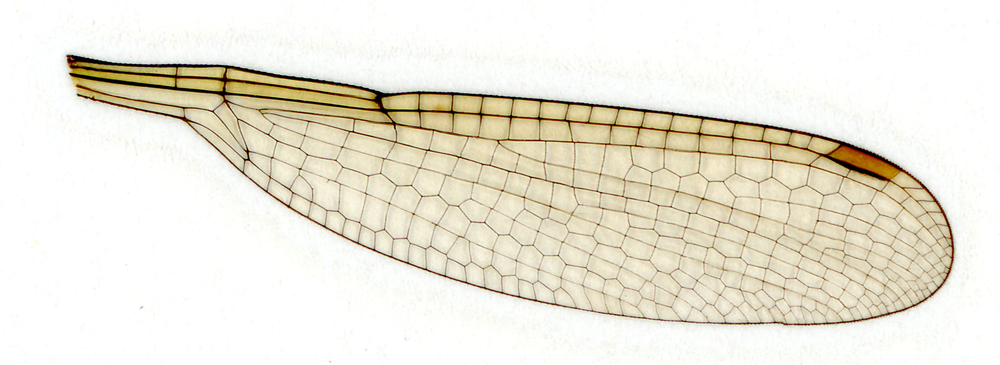
#> input picture input_images/type1/Lestes sponsa France 1-12 FL .png, 1000 x 365 px, shrunk from 2936 x 1072 before the run, found by its file name; its folder holds only this picture in this run
$ python clearall.py
#> lines starting #> are read from the running program, lines starting #| are printed output that depends on the picture
#> further down, img is the input picture: shape (365, 1000, 3); mean B, G, R 218.1, 231.6, 235.8
import cv2
import os

input_folders = ['type1', 'type2']

def process_wing_structure(img):
    """Обробка зображення: виділення жилок"""
    gray = cv2.cvtColor(img, cv2.COLOR_BGR2GRAY)
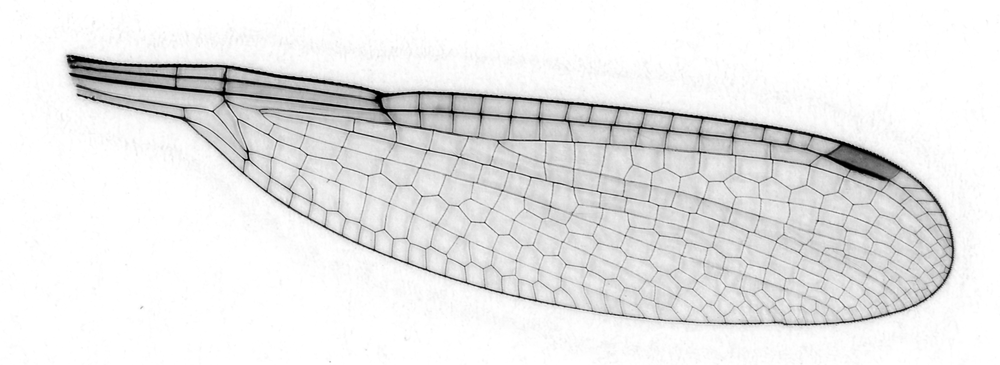
#> gray: shape (365, 1000); min 0, max 255, mean 231.3

    thresh = cv2.adaptiveThreshold(
        gray, 255, cv2.ADAPTIVE_THRESH_GAUSSIAN_C,
        cv2.THRESH_BINARY_INV, 25, 5
    )
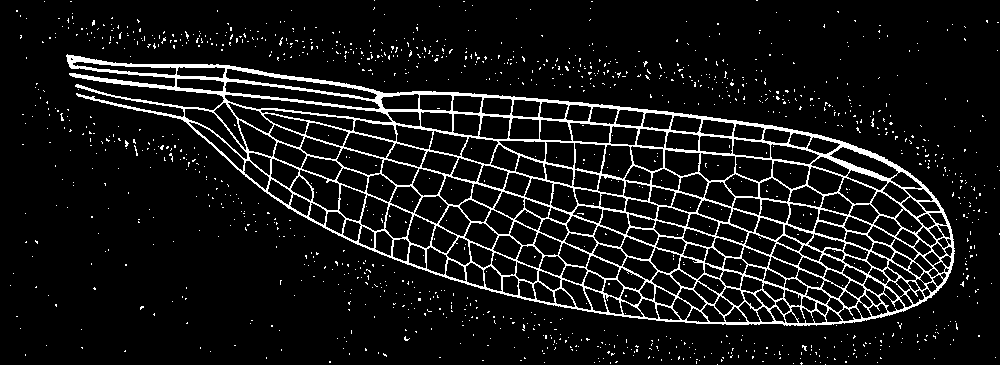
#> thresh: shape (365, 1000); 8.7% white in thin lines or dots

    return cv2.bitwise_not(thresh)
#> returned value: shape (365, 1000); 91.3% white; black in thin lines or dots

for folder_name in input_folders:
    output_folder = f"{folder_name}_processed"

    if not os.path.exists(output_folder):
        os.makedirs(output_folder)
        print(f"Створено папку: {output_folder}")

    if not os.path.exists(folder_name):
        print(f"Помилка: Папка {folder_name} не знайдена!")
        continue

    print(f"Початок обробки папки {folder_name}...")

    for filename in os.listdir(folder_name):
        if filename.lower().endswith(('.jpg', '.jpeg', '.png', '.bmp')):
            img_path = os.path.join(folder_name, filename)
            img = cv2.imread(img_path)

            if img is None:
                continue

            processed_img = process_wing_structure(img)

            save_path = os.path.join(output_folder, filename)
            cv2.imwrite(save_path, processed_img)

print("\nВсі зображення оброблені та розкладені по папках '_processed'.")
